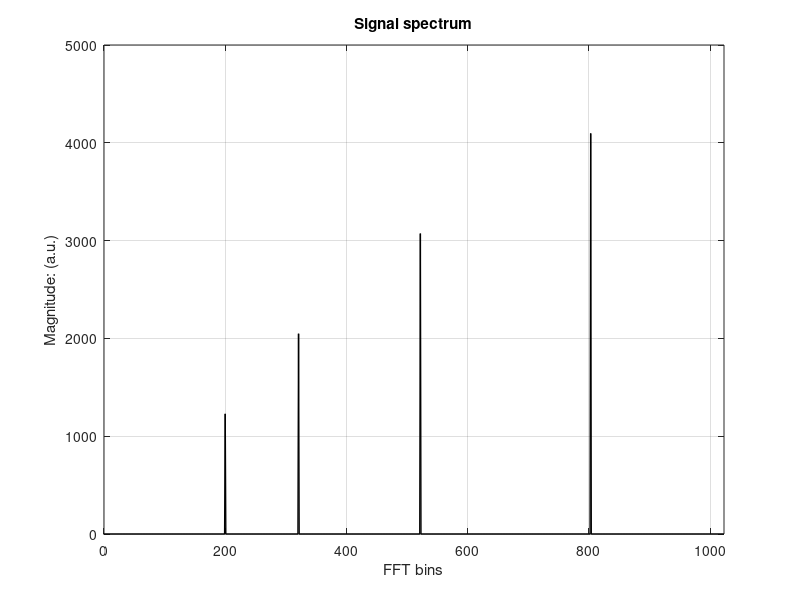

MATLAB code to generate this figure: (Note: this script raises an error after producing the figure.)
%%
% 验证长点数N-FFT等价为多个并行M-PFFT (N=M*R)
%
clear;clc;
N = 2048; % Signal sequence length
M = 512; % FFT-length
R = 4; % Taps in each polyphase branch. 
n = 0:N-1;   % sampling index (time)

srate = 1e3; % sampling rate.

% signal frequency bins, which are even-indexed and odd-indexed
v1 = 200; % R*p 
v2 = 321; % R*p+1
v3 = 522; % R*p+2
v4 = 803; % R*p+3

% complex sinsoid signal (input)

x = 0.6*exp(1i*2*pi*v1/N.*n)+1*exp(1i*2*pi*v2/N.*n)...
    + 1.5*exp(1i*2*pi*v3/N.*n)+2*exp(1i*2*pi*v4/N.*n);

ham_win = (hamming(N))'; % hamming window function
sinc_win = fir1(N-1,1/M,rectwin(N)); % sinc window function
sys_win = sinc_win.*ham_win; % composed system window function
sys_win = (rectwin(N))';

x_win = sys_win.*x;
X_win = fft(x_win);
X_win_mag = abs(X_win);

%%
k = -N/2:N/2-1; % FFT-bin index (normalized frequency) 
figure(1),clf
plot(k,fftshift(X_win_mag),'k-','linew',1);
grid on
title('Signal spectrum')
xlabel('FFT bins')
ylabel('Magnitude: (a.u.)')
xlim([0 N/2-1])

%%

X_ds0 = downsample(X_win,R);% resample the orignal long FFT.
X_ds1 = downsample(X_win,R,1);
X_ds2 = downsample(X_win,R,2);
X_ds3 = downsample(X_win,R,3);

% use pfft_n() to compute polyphase FFT.
Yp0 = pfft_n(x,sys_win,M,R,0); 
Yp1 = pfft_n(x,sys_win,M,R,1);
Yp2 = pfft_n(x,sys_win,M,R,2);
Yp3 = pfft_n(x,sys_win,M,R,3);

%%
kd = (0:M-1);
figure(2),clf
subplot(221),hold on
plot(kd,abs(X_ds0),'b*-','markersize',8,'linew',1)
grid on
title(['Decimated FFT:',' DSI=',num2str(0)])
xlabel('Decimated FFT bins')
ylabel('FFT magnitude: (a.u.)')
ylim([0 5000])

subplot(222),hold on
plot(kd,abs(X_ds1),'b*-','markersize',8,'linew',1)
grid on
title(['Decimated FFT:',' DSI=',num2str(1)])
xlabel('Decimated FFT bins')
ylabel('FFT magnitude: (a.u.)')
ylim([0 5000])

subplot(223),hold on
plot(kd,abs(X_ds2),'b*-','markersize',8,'linew',1)
grid on
title(['Decimated FFT:',' DSI=',num2str(2)])
xlabel('Decimated FFT bins')
ylabel('FFT magnitude: (a.u.)')
ylim([0 5000])

subplot(224),hold on
plot(kd,abs(X_ds3),'b*-','markersize',8,'linew',1)
grid on
title(['Decimated FFT:',' DSI=',num2str(3)])
xlabel('Decimated FFT bins')
ylabel('FFT magnitude: (a.u.)')
ylim([0 5000])
%%
figure(3),clf
subplot(221),hold on
plot(kd,abs(Yp0),'rs','markersize',10,'linew',1)
plot(kd,abs(X_ds0),'b*-','markersize',8,'linew',1)
grid on
title(['PFFT and decimated FFT:',' DSI=',num2str(0)])
% set(gca,'xtick',[0 idx_Xds_sorted(2:-1:1)-1,M/2,M-1])
legend({[num2str(M),'-PFFT'];[num2str(R),'-decimated ',num2str(N),'-FFT']})
xlabel('PFFT bins')
ylabel('PFFT magnitude: (a.u.)')
ylim([0 5000])

subplot(222),hold on
plot(kd,abs(Yp1),'rs','markersize',10,'linew',1)
plot(kd,abs(X_ds1),'b*-','markersize',8,'linew',1)
grid on
title(['PFFT and decimated FFT:',' DSI=',num2str(1)])
% set(gca,'xtick',[0 idx_Xds_sorted(2:-1:1)-1,M/2,M-1])
legend({[num2str(M),'-PFFT'];[num2str(R),'-decimated ',num2str(N),'-FFT']})
xlabel('PFFT bins')
ylabel('PFFT magnitude: (a.u.)')
ylim([0 5000])

subplot(223),hold on
plot(kd,abs(Yp2),'rs','markersize',10,'linew',1)
plot(kd,abs(X_ds2),'b*-','markersize',8,'linew',1)
grid on
title(['PFFT and decimated FFT:',' DSI=',num2str(2)])
% set(gca,'xtick',[0 idx_Xds_sorted(2:-1:1)-1,M/2,M-1])
legend({[num2str(M),'-PFFT'];[num2str(R),'-decimated ',num2str(N),'-FFT']})
xlabel('PFFT bins')
ylabel('PFFT magnitude: (a.u.)')
ylim([0 5000])

subplot(224),hold on
plot(kd,abs(Yp3),'rs','markersize',10,'linew',1)
plot(kd,abs(X_ds3),'b*-','markersize',8,'linew',1)
grid on
title(['PFFT and decimated FFT:',' DSI=',num2str(3)])
% set(gca,'xtick',[0 idx_Xds_sorted(2:-1:1)-1,M/2,M-1])
legend({[num2str(M),'-PFFT'];[num2str(R),'-decimated ',num2str(N),'-FFT']})
xlabel('PFFT bins')
ylabel('PFFT magnitude: (a.u.)')
ylim([0 5000])
%%
